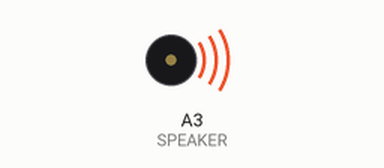
Recording of a sketch running on a simulated Arduino Uno, built with avr-gcc and run on an emulated ATmega328P. On the bench: buzzer (waves = sounding).

Above: at 0.1 s.
At 2.83 s:
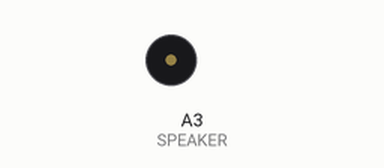
Timing chart, 0 to 3.1 s (numbered marks = the images above):
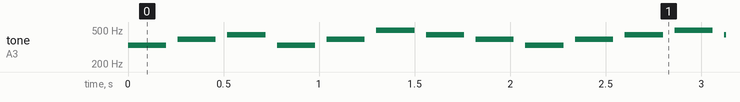

The sketch:

Prosthetic_armspeaker.ino
```cpp
#define SPEAKER A3

// Frequencies for musical notes in Hz
const int NOTE_B0 = 31;
const int NOTE_C1 = 33;
const int NOTE_CS1 = 35;
const int NOTE_D1 = 37;
const int NOTE_DS1 = 39;
const int NOTE_E1 = 41;
const int NOTE_F1 = 44;
const int NOTE_FS1 = 46;
const int NOTE_G1 = 49;
const int NOTE_GS1 = 52;
const int NOTE_A1 = 55;
const int NOTE_AS1 = 58;
const int NOTE_B1 = 62;
const int NOTE_C2 = 65;
const int NOTE_CS2 = 69;
const int NOTE_D2 = 73;
const int NOTE_DS2 = 78;
const int NOTE_E2 = 82;
const int NOTE_F2 = 87;
const int NOTE_FS2 = 93;
const int NOTE_G2 = 98;
const int NOTE_GS2 = 104;
const int NOTE_A2 = 110;
const int NOTE_AS2 = 117;
const int NOTE_B2 = 123;
const int NOTE_C3 = 131;
const int NOTE_CS3 = 139;
const int NOTE_D3 = 147;
const int NOTE_DS3 = 156;
const int NOTE_E3 = 165;
const int NOTE_F3 = 175;
const int NOTE_FS3 = 185;
const int NOTE_G3 = 196;
const int NOTE_GS3 = 208;
const int NOTE_A3 = 220;
const int NOTE_AS3 = 233;
const int NOTE_B3 = 247;
const int NOTE_C4 = 262; // Middle C
const int NOTE_CS4 = 277;
const int NOTE_D4 = 294;
const int NOTE_DS4 = 311;
const int NOTE_E4 = 330;
const int NOTE_F4 = 349;
const int NOTE_FS4 = 370;
const int NOTE_G4 = 392;
const int NOTE_GS4 = 415;
const int NOTE_A4 = 440;
const int NOTE_AS4 = 466;
const int NOTE_B4 = 494;
const int NOTE_C5 = 523;
const int NOTE_CS5 = 554;
const int NOTE_D5 = 587;
const int NOTE_DS5 = 622;
const int NOTE_E5 = 659;
const int NOTE_F5 = 698;
const int NOTE_FS5 = 740;
const int NOTE_G5 = 784;
const int NOTE_GS5 = 831;
const int NOTE_A5 = 880;
const int NOTE_AS5 = 932;
const int NOTE_B5 = 988;
const int NOTE_C6 = 1047;
const int NOTE_CS6 = 1109;
const int NOTE_D6 = 1175;
const int NOTE_DS6 = 1245;
const int NOTE_E6 = 1319;
const int NOTE_F6 = 1397;
const int NOTE_FS6 = 1480;
const int NOTE_G6 = 1568;
const int NOTE_GS6 = 1661;
const int NOTE_A6 = 1760;
const int NOTE_AS6 = 1865;
const int NOTE_B6 = 1976;
const int NOTE_C7 = 2093;
const int NOTE_CS7 = 2217;
const int NOTE_D7 = 2349;
const int NOTE_DS7 = 2489;
const int NOTE_E7 = 2637;
const int NOTE_F7 = 2794;
const int NOTE_FS7 = 2960;
const int NOTE_G7 = 3136;
const int NOTE_GS7 = 3322;
const int NOTE_A7 = 3520;
const int NOTE_AS7 = 3729;
const int NOTE_B7 = 3951;
const int NOTE_C8 = 4186;
const int NOTE_CS8 = 4435;
const int NOTE_D8 = 4699;
const int NOTE_DS8 = 4978;

// Melody and duration (in milliseconds)
int melody[] = {
  NOTE_E4, NOTE_G4, NOTE_A4, NOTE_E4, NOTE_G4, NOTE_B4, NOTE_A4, NOTE_G4,
  NOTE_E4, NOTE_G4, NOTE_A4, NOTE_B4, NOTE_A4, NOTE_G4, NOTE_E4, NOTE_B3,
  NOTE_C4, NOTE_D4, NOTE_E4, NOTE_F4, NOTE_E4, NOTE_D4, NOTE_C4, NOTE_B3
};
int noteDurations[] = {
  200, 200, 200, 200, 200, 200, 200, 200,
  200, 200, 200, 200, 200, 200, 200, 200,
  200, 200, 200, 200, 200, 200, 200, 200
};

void setup() {
  // No initialization required for tone()
}

void loop() {
  for (int i = 0; i < sizeof(melody) / sizeof(melody[0]); i++) {
    int noteDuration = noteDurations[i];
    tone(SPEAKER, melody[i], noteDuration);
    delay(noteDuration * 1.3); // Pause between notes
  }
}
```

Measured:
- by itself, tone on A3 (SPEAKER): plays 330 Hz for 0.20 s, 392 Hz for 0.20 s, 440 Hz for 0.20 s, 330 Hz for 0.20 s, 392 Hz for 0.20 s, 494 Hz for 0.20 s … (500 notes in this stretch)
